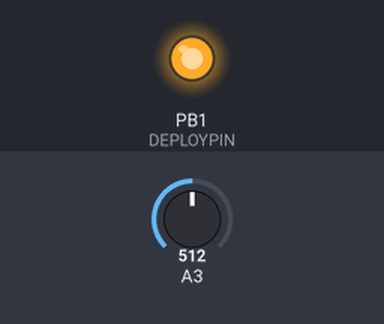
Bench run of a sketch on a simulated ATtiny85, built with avr-gcc and run on an emulated ATtiny85. Parts: output pins drawn as LEDs (lit = HIGH). Inputs (shaded band) come from the test bench; at power-on: A3 = 512.

Above: at 0.1 s.
Timing chart, 0 to 1.6 s (numbered marks = the images above):
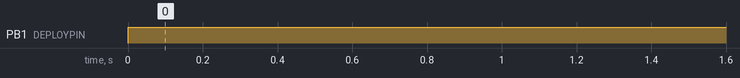

The sketch:

UAVParachuteDeployment.ino
```cpp
/****************************************************
  Pinin/out Test for ATtiny85

  modified date: See date of latest commmit on GitHub
  by John Cook, Allison MacDonald
*****************************************************/

#include <avr/wdt.h>

/* Pin 3 set to send parachute deployment signal */
// CHECK THESE DUMMY VALUES
int DEPLOYPIN  = 1;
int VOLTAGEPIN = 3;
int ACCELPIN   = 6;
boolean PASS   = true;
boolean FAIL   = false;
boolean STATUS = false;
boolean v      = true; // for voltage check inside loop
int iterations = 0;  // for crash reporting

// the setup function runs once when you power the board
void setup() {
  // initialize digital pin 13 as an output.
  pinMode(1, OUTPUT);
  pinMode(3, INPUT);
  pinMode(6, INPUT);

  // create watchdog timer object
  wdt_enable(WDTO_1S);
}

// runs continuosly
void loop() {
  wdt_reset();  // reset watchdog timer

  v = checkVoltage(); // do this here to avoid calling it twice

  if (!v || checkAcceleration()) {
    sendDeployCommand(v);
    // break somehow, so it doesn't continue to fire solenoid after failure?
  }
}

// sends HIGH to deploypin in order to activate solenoid to open parachute
void sendDeployCommand(boolean statusIn) {
  digitalWrite(DEPLOYPIN, HIGH);  // pop chute
  if (statusIn) shutdown();  // shut down the autopilot and motors if failure mode switches flag
}

// sends a command to Ardupilot to shutdown
void shutdown() {
  // trip hardware disconnect for power here
}

// returns true if voltage is above 0.3
boolean checkVoltage() {
  int voltage = analogRead(VOLTAGEPIN);
  if (voltage >= 61.44) return PASS;
  return FAIL;
}

// returns true if downward acceleration is too fast (need exact value)
boolean checkAcceleration() {
  int acceleration = analogRead(ACCELPIN);
  if (acceleration >= 500) return FAIL;
  return PASS;
}
```

VoltageTest.ino
```cpp
///****************************************************
//  Voltage read/signal Test for ATtiny85
//
//  modified date: See date of latest commmit on GitHub
//  by John Cook, Allison MacDonald
//*****************************************************/
//
///* Set up pins */
//int INPUTPIN     = 3;
//int OUTPUTLOW    = 1;
//int OUTPUTHIGH   = 2;
//
//// executes once on power up
//void setup() {
//  pinMode(3, INPUT);
//  pinMode(1, OUTPUT);
//  pinMode(2, OUTPUT);
//}
//
//// executes continuously
//void loop() {
//  int voltage = analogRead(INPUTPIN); // 0-5v over range 0-1023 (.0049v/unit)
//
//  // if voltage is over 3.5v
//  if (voltage > 716) digitalWrite(OUTPUTHIGH, HIGH);
//
//  // if voltage is under 1v
//  else if (voltage < 102) digitalWrite(OUTPUTLOW, HIGH);
//
//  // otherwise, clear the lights
//  else {
//    digitalWrite(OUTPUTHIGH, LOW);
//    digitalWrite(OUTPUTLOW,  LOW);
//  }
//}
```

Measured:
- by itself, PB1 (DEPLOYPIN): LOW → HIGH at 0.00 s
